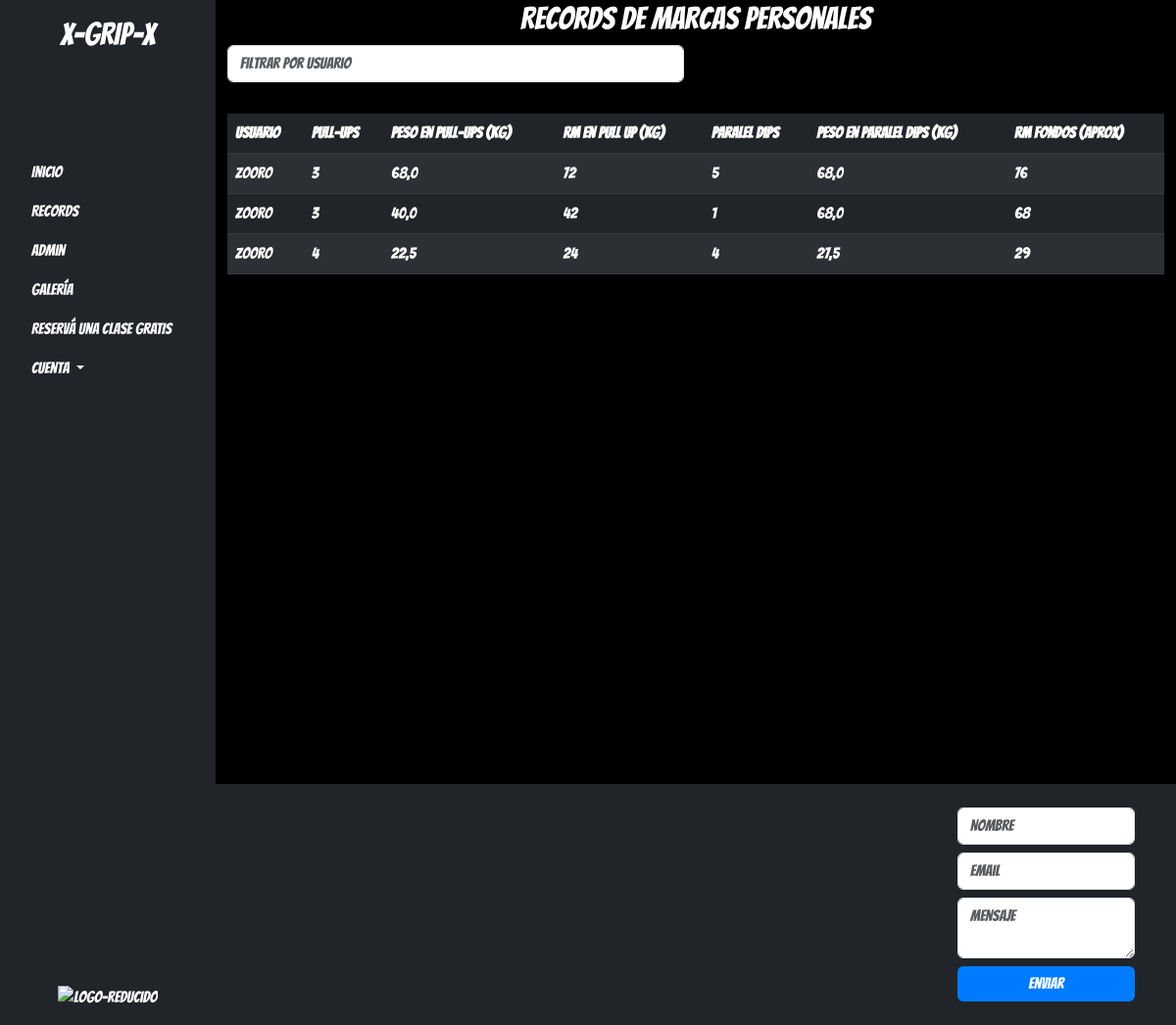
/user/records, run on an earlier commit of the app's database.
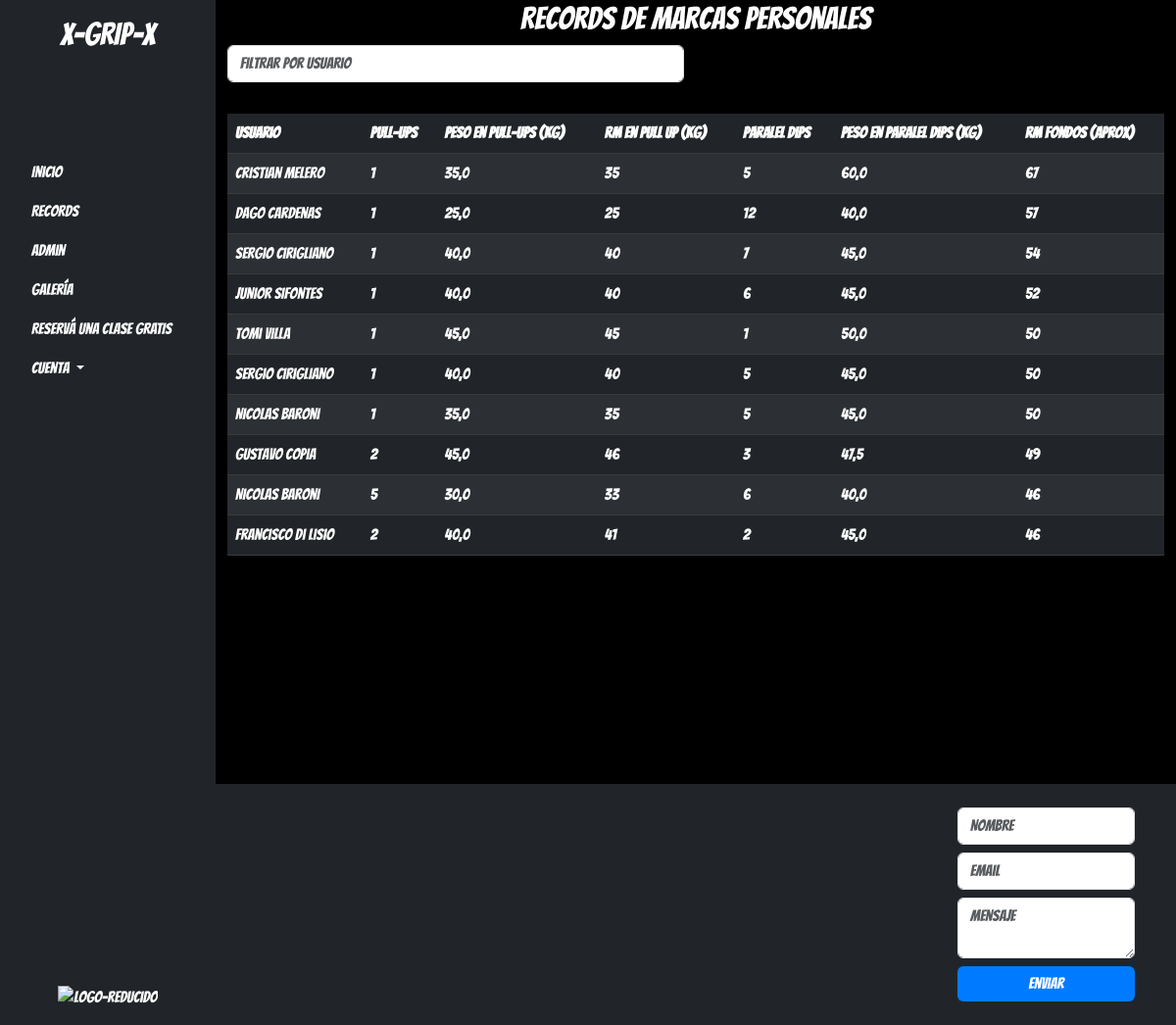
And on a later commit of the database.
### data/models.py (models this page shows, shortened)
class PrData(models.Model):
    user = models.ForeignKey(Persona, on_delete=models.CASCADE)
    user_weight = models.FloatField(null=True, blank=True)
    date = models.ForeignKey(DateOfMedition, on_delete=models.PROTECT)
    pull_up = models.IntegerField(null=True, blank=True)
    pull_up_weight = models.FloatField(null=True, blank=True)
    paralel_dips = models.IntegerField(null=True, blank=True)
    paralel_dips_weight = models.FloatField(null=True, blank=True)
    skater_squat = models.IntegerField(null=True, blank=True)
    skater_squat_weight = models.FloatField(null=True, blank=True)
    def maxRepParalelDips(self):
        if isinstance(self.paralel_dips, (int, float)) and isinstance(self.paralel_dips_weight, (int, float)):
            dips_max = int(int(self.paralel_dips_weight) /
                           (1.0278 - (0.0278 * int(self.paralel_dips))))
            return dips_max
        return 0
    def maxRepPullUp(self):
        if isinstance(self.pull_up, (int, float)) and isinstance(self.pull_up_weight, (int, float)):
            pull_max = int(int(self.pull_up_weight) /
                           (1.0278-(0.0278 * int(self.pull_up))))
            return pull_max
        return 0

class Persona(models.Model):
    name = models.CharField(max_length=50, null=False, blank=False)

### data/views.py (the view)
# urls.py: path('records', views.RecordsListView.as_view(), name='records'),
class RecordsListView(ListView):
    model = PrData
    template_name = 'data/records.html'
    def get_queryset(self):
        queryset = super().get_queryset()
        queryset = sorted(
            queryset, key=lambda record: record.maxRepParalelDips(), reverse=True)
        return [record for record in queryset if record.maxRepParalelDips()]

### templates/data/records.html (shortened to what this page needs)
{% extends "index.html" %}
{% load static %}
{% block content %}
<div class="container">
    <h2 class="text-center">Records de Marcas Personales</h2>
    <div class="row mb-3">
        <div class="col-md-6">
            <input type="text" id="userFilter" placeholder="Filtrar por usuario" class="form-control mb-3">
        </div>
    </div>
    <div class="table-responsive">
        <table class="table table-striped">
            <thead class="table-dark">
                <tr>
                    <th scope="col">Usuario</th>
                    <th scope="col">Pull-Ups</th>
                    <th scope="col">Peso en Pull-Ups (kg)</th>
                    <th scope="col">RM en Pull Up (kg)</th>
                    <th scope="col">Paralel Dips</th>
                    <th scope="col">Peso en Paralel Dips (kg)</th>
                    <th scope="col">RM Fondos (aprox)</th>
                </tr>
            </thead>
            <tbody id='recordsTableBody' class="table-dark">
                {% for record in object_list|slice:":10"  %}
                <tr>
                    <td>{{ record.user.name }}</td>
                    <td>{{ record.pull_up }}</td>
                    <td>{{ record.pull_up_weight }}</td>
                    <td>{{ record.maxRepPullUp }}</td>
                    <td>{{ record.paralel_dips }}</td>
                    <td>{{ record.paralel_dips_weight }}</td>
                    <td>{{ record.maxRepParalelDips }}</td>
                </tr>
                {% empty %}
                <tr>
                    <td colspan="5" class="text-center">No hay registros disponibles</td>
                </tr>
                {% endfor %}
            </tbody>
        </table>
    </div>
</div>
{% endblock %}

What changed in the data, as far as the page shows it:
no longer on this page (row edited): PrData: user.name "zooro", pull_up "3", pull_up_weight "68,0", maxRepPullUp "72", paralel_dips "5", paralel_dips_weight "68,0", maxRepParalelDips "76"
no longer on this page (row edited): PrData: user.name "zooro", pull_up "3", pull_up_weight "40,0", maxRepPullUp "42", paralel_dips "1", paralel_dips_weight "68,0", maxRepParalelDips "68"
no longer on this page (row edited): PrData: user.name "zooro", pull_up "4", pull_up_weight "22,5", maxRepPullUp "24", paralel_dips "4", paralel_dips_weight "27,5", maxRepParalelDips "29"
added PrData: user.name "Cristian Melero", pull_up "1", pull_up_weight "35,0", maxRepPullUp "35", paralel_dips "5", paralel_dips_weight "60,0", maxRepParalelDips "67"
added PrData: user.name "Dago Cardenas", pull_up "1", pull_up_weight "25,0", maxRepPullUp "25", paralel_dips "12", paralel_dips_weight "40,0", maxRepParalelDips "57"
added PrData: user.name "Sergio Cirigliano", pull_up "1", pull_up_weight "40,0", maxRepPullUp "40", paralel_dips "7", paralel_dips_weight "45,0", maxRepParalelDips "54"
added PrData: user.name "Junior Sifontes", pull_up "1", pull_up_weight "40,0", maxRepPullUp "40", paralel_dips "6", paralel_dips_weight "45,0", maxRepParalelDips "52"
added PrData: user.name "Tomi Villa", pull_up "1", pull_up_weight "45,0", maxRepPullUp "45", paralel_dips "1", paralel_dips_weight "50,0", maxRepParalelDips "50"
added PrData: user.name "Sergio Cirigliano", pull_up "1", pull_up_weight "40,0", maxRepPullUp "40", paralel_dips "5", paralel_dips_weight "45,0", maxRepParalelDips "50"
added PrData: user.name "Nicolas Baroni", pull_up "1", pull_up_weight "35,0", maxRepPullUp "35", paralel_dips "5", paralel_dips_weight "45,0", maxRepParalelDips "50"
added PrData: user.name "Gustavo Copia", pull_up "2", pull_up_weight "45,0", maxRepPullUp "46", paralel_dips "3", paralel_dips_weight "47,5", maxRepParalelDips "49"
added PrData: user.name "Nicolas Baroni", pull_up "5", pull_up_weight "30,0", maxRepPullUp "33", paralel_dips "6", paralel_dips_weight "40,0", maxRepParalelDips "46"
added PrData: user.name "Francisco Di Lisio", pull_up "2", pull_up_weight "40,0", maxRepPullUp "41", paralel_dips "2", paralel_dips_weight "45,0", maxRepParalelDips "46"
